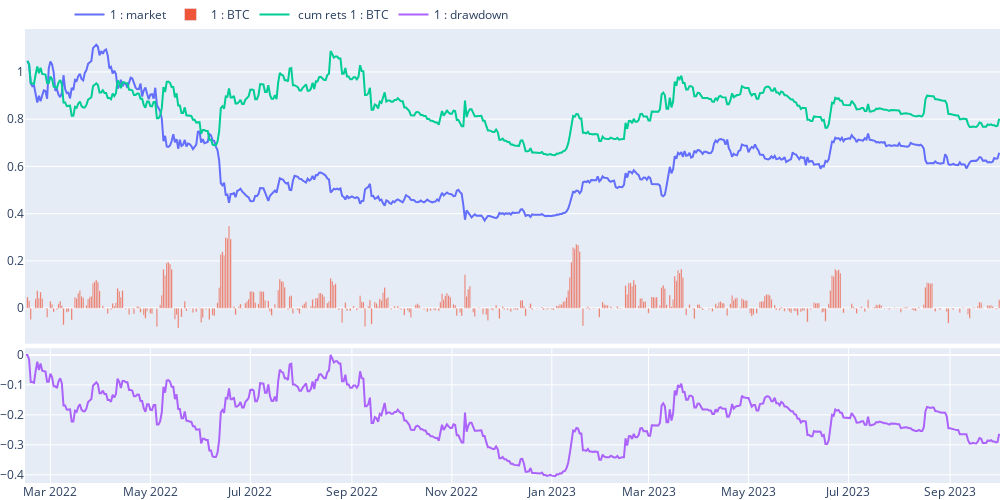
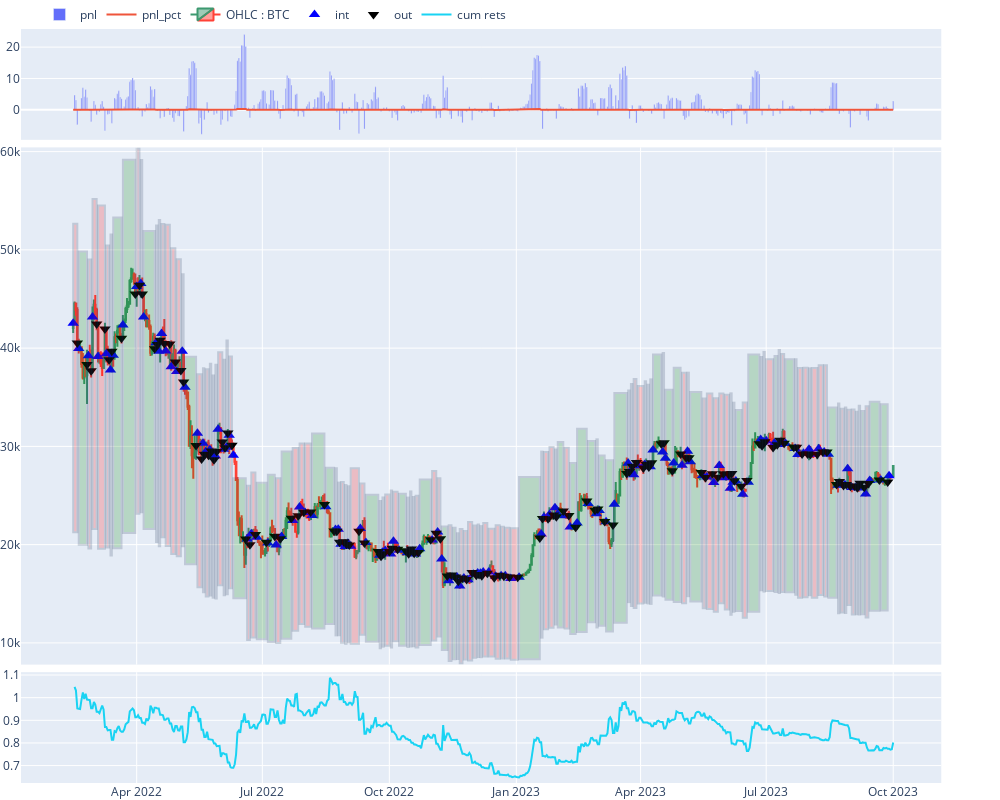

The code cell stored with these charts, in order, in its notebook:
### Code cell
AGENT[0].view_report()

### Figure 1 — Plotly figure (JSON) as saved in the notebook; plotly's stock layout.template omitted (floating-point values rounded to 4 significant figures; data arrays with more than 128 entries replaced by an {"elided": "..."} marker saying what was removed)
{"data": [{"name": "1 : market", "type": "scatter", "x": {"elided": "595 str values"}, "xaxis": "x", "y": {"elided": "595 float values"}, "yaxis": "y"}, {"name": "1 : BTC", "type": "bar", "x": {"elided": "595 str values"}, "xaxis": "x", "y": {"elided": "595 float values"}, "yaxis": "y"}, {"name": " cum rets 1 : BTC", "type": "scatter", "x": {"elided": "595 str values"}, "xaxis": "x", "y": {"elided": "595 float values"}, "yaxis": "y"}, {"name": "1 : drawdown", "type": "scatter", "x": {"elided": "595 str values"}, "xaxis": "x2", "y": {"elided": "595 float values"}, "yaxis": "y2"}], "layout": {"height": 500, "legend": {"orientation": "h", "x": 0.5, "xanchor": "right", "y": 1, "yanchor": "bottom"}, "margin": {"b": 0, "l": 10, "r": 0, "t": 0}, "width": 1000, "xaxis": {"anchor": "y", "domain": [0, 1], "matches": "x2", "showticklabels": false}, "xaxis2": {"anchor": "y2", "domain": [0, 1]}, "yaxis": {"anchor": "x", "domain": [0.307, 1]}, "yaxis2": {"anchor": "x2", "domain": [0, 0.297]}}}

### Figure 2 — Plotly figure (JSON) as saved in the notebook; plotly's stock layout.template omitted (floating-point values rounded to 4 significant figures; data arrays with more than 128 entries replaced by an {"elided": "..."} marker saying what was removed)
{"data": [{"name": "pnl", "type": "bar", "x": {"elided": "595 str values"}, "xaxis": "x", "y": {"elided": "595 float values"}, "yaxis": "y"}, {"name": "pnl_pct", "type": "scatter", "x": {"elided": "595 str values"}, "xaxis": "x", "y": {"elided": "595 float values"}, "yaxis": "y"}, {"close": {"elided": "595 float values"}, "high": {"elided": "595 float values"}, "low": {"elided": "595 float values"}, "name": "OHLC : BTC", "open": {"elided": "595 float values"}, "type": "candlestick", "x": {"elided": "595 str values"}, "xaxis": "x2", "yaxis": "y3"}, {"marker": {"color": "blue", "size": 10, "symbol": 5}, "mode": "markers", "name": "int", "type": "scatter", "x": {"elided": "144 str values"}, "xaxis": "x2", "y": {"elided": "144 float values"}, "yaxis": "y3"}, {"marker": {"color": "black", "size": 10, "symbol": 6}, "mode": "markers", "name": "out", "type": "scatter", "x": {"elided": "143 str values"}, "xaxis": "x2", "y": {"elided": "143 float values"}, "yaxis": "y3"}, {"name": "cum rets", "type": "scatter", "x": {"elided": "595 str values"}, "xaxis": "x3", "y": {"elided": "595 float values"}, "yaxis": "y5"}], "layout": {"height": 800, "legend": {"orientation": "h", "x": 0.5, "xanchor": "right", "y": 1, "yanchor": "bottom"}, "margin": {"b": 0, "l": 10, "r": 0, "t": 0}, "shapes": [{"fillcolor": "red", "opacity": 0.2, "x0": "2022-02-14T00:00:00", "x1": "2022-02-17T00:00:00", "xref": "x2", "y0": 21270.0, "y1": 52670.0, "yref": "y3"}, {"fillcolor": "green", "opacity": 0.2, "x0": "2022-02-18T00:00:00", "x1": "2022-02-24T00:00:00", "xref": "x2", "y0": 19990.0, "y1": 49830.0, "yref": "y3"}, {"fillcolor": "red", "opacity": 0.2, "x0": "2022-02-25T00:00:00", "x1": "2022-02-27T00:00:00", "xref": "x2", "y0": 19610.0, "y1": 49010.0, "yref": "y3"}, {"fillcolor": "red", "opacity": 0.2, "x0": "2022-02-28T00:00:00", "x1": "2022-03-03T00:00:00", "xref": "x2", "y0": 21580, "y1": 55190.0, "yref": "y3"}, {"fillcolor": "red", "opacity": 0.2, "x0": "2022-03-04T00:00:00", "x1": "2022-03-09T00:00:00", "xref": "x2", "y0": 19570.0, "y1": 54520.0, "yref": "y3"}, {"fillcolor": "red", "opacity": 0.2, "x0": "2022-03-10T00:00:00", "x1": "2022-03-12T00:00:00", "xref": "x2", "y0": 19711, "y1": 50450.0, "yref": "y3"}, {"fillcolor": "red", "opacity": 0.2, "x0": "2022-03-13T00:00:00", "x1": "2022-03-14T00:00:00", "xref": "x2", "y0": 18890.0, "y1": 51570.0, "yref": "y3"}, {"fillcolor": "green", "opacity": 0.2, "x0": "2022-03-15T00:00:00", "x1": "2022-03-21T00:00:00", "xref": "x2", "y0": 19640.0, "y1": 53300.0, "yref": "y3"}, {"fillcolor": "green", "opacity": 0.2, "x0": "2022-03-22T00:00:00", "x1": "2022-03-31T00:00:00", "xref": "x2", "y0": 21180.0, "y1": 59160.0, "yref": "y3"}, {"fillcolor": "red", "opacity": 0.2, "x0": "2022-04-01T00:00:00", "x1": "2022-04-03T00:00:00", "xref": "x2", "y0": 23140.0, "y1": 60330.0, "yref": "y3"}, {"fillcolor": "red", "opacity": 0.2, "x0": "2022-04-04T00:00:00", "x1": "2022-04-05T00:00:00", "xref": "x2", "y0": 23290.0, "y1": 59150.0, "yref": "y3"}, {"fillcolor": "green", "opacity": 0.2, "x0": "2022-04-06T00:00:00", "x1": "2022-04-14T00:00:00", "xref": "x2", "y0": 21590.0, "y1": 51930.0, "yref": "y3"}, {"fillcolor": "red", "opacity": 0.2, "x0": "2022-04-15T00:00:00", "x1": "2022-04-16T00:00:00", "xref": "x2", "y0": 20280.0, "y1": 52490.0, "yref": "y3"}, {"fillcolor": "red", "opacity": 0.2, "x0": "2022-04-17T00:00:00", "x1": "2022-04-18T00:00:00", "xref": "x2", "y0": 19840.0, "y1": 53040.0, "yref": "y3"}, {"fillcolor": "red", "opacity": 0.2, "x0": "2022-04-19T00:00:00", "x1": "2022-04-21T00:00:00", "xref": "x2", "y0": 20750.0, "y1": 52620.0, "yref": "y3"}, {"fillcolor": "red", "opacity": 0.2, "x0": "2022-04-22T00:00:00", "x1": "2022-04-25T00:00:00", "xref": "x2", "y0": 19850.0, "y1": 52550.0, "yref": "y3"}, {"fillcolor": "red", "opacity": 0.2, "x0": "2022-04-26T00:00:00", "x1": "2022-04-29T00:00:00", "xref": "x2", "y0": 19060.0, "y1": 50170.0, "yref": "y3"}, {"fillcolor": "red", "opacity": 0.2, "x0": "2022-04-30T00:00:00", "x1": "2022-05-03T00:00:00", "xref": "x2", "y0": 18820.0, "y1": 49050.0, "yref": "y3"}, {"fillcolor": "red", "opacity": 0.2, "x0": "2022-05-04T00:00:00", "x1": "2022-05-05T00:00:00", "xref": "x2", "y0": 19845, "y1": 47520.0, "yref": "y3"}, {"fillcolor": "green", "opacity": 0.2, "x0": "2022-05-06T00:00:00", "x1": "2022-05-14T00:00:00", "xref": "x2", "y0": 18010.0, "y1": 39110.0, "yref": "y3"}, {"fillcolor": "red", "opacity": 0.2, "x0": "2022-05-15T00:00:00", "x1": "2022-05-18T00:00:00", "xref": "x2", "y0": 15660.0, "y1": 37330.0, "yref": "y3"}, {"fillcolor": "red", "opacity": 0.2, "x0": "2022-05-19T00:00:00", "x1": "2022-05-20T00:00:00", "xref": "x2", "y0": 15160.0, "y1": 37960.0, "yref": "y3"}, {"fillcolor": "red", "opacity": 0.2, "x0": "2022-05-21T00:00:00", "x1": "2022-05-23T00:00:00", "xref": "x2", "y0": 14720.0, "y1": 37840.0, "yref": "y3"}, {"fillcolor": "red", "opacity": 0.2, "x0": "2022-05-24T00:00:00", "x1": "2022-05-25T00:00:00", "xref": "x2", "y0": 14830.0, "y1": 38400.0, "yref": "y3"}, {"fillcolor": "red", "opacity": 0.2, "x0": "2022-05-26T00:00:00", "x1": "2022-05-27T00:00:00", "xref": "x2", "y0": 14600.0, "y1": 37220.0, "yref": "y3"}, {"fillcolor": "red", "opacity": 0.2, "x0": "2022-05-28T00:00:00", "x1": "2022-05-29T00:00:00", "xref": "x2", "y0": 14520.0, "y1": 38310.0, "yref": "y3"}, {"fillcolor": "red", "opacity": 0.2, "x0": "2022-05-30T00:00:00", "x1": "2022-06-02T00:00:00", "xref": "x2", "y0": 15870.0, "y1": 39590.0, "yref": "y3"}, {"fillcolor": "red", "opacity": 0.2, "x0": "2022-06-03T00:00:00", "x1": "2022-06-04T00:00:00", "xref": "x2", "y0": 14850.0, "y1": 38820.0, "yref": "y3"}, {"fillcolor": "red", "opacity": 0.2, "x0": "2022-06-05T00:00:00", "x1": "2022-06-06T00:00:00", "xref": "x2", "y0": 14960.0, "y1": 40790.0, "yref": "y3"}, {"fillcolor": "red", "opacity": 0.2, "x0": "2022-06-07T00:00:00", "x1": "2022-06-09T00:00:00", "xref": "x2", "y0": 15560.0, "y1": 39140.0, "yref": "y3"}, {"fillcolor": "green", "opacity": 0.2, "x0": "2022-06-10T00:00:00", "x1": "2022-06-19T00:00:00", "xref": "x2", "y0": 14550.0, "y1": 26750.0, "yref": "y3"}, {"fillcolor": "red", "opacity": 0.2, "x0": "2022-06-20T00:00:00", "x1": "2022-06-22T00:00:00", "xref": "x2", "y0": 10290.0, "y1": 25980.0, "yref": "y3"}, {"fillcolor": "red", "opacity": 0.2, "x0": "2022-06-23T00:00:00", "x1": "2022-06-26T00:00:00", "xref": "x2", "y0": 10560.0, "y1": 27350.0, "yref": "y3"}, {"fillcolor": "green", "opacity": 0.2, "x0": "2022-06-27T00:00:00", "x1": "2022-07-04T00:00:00", "xref": "x2", "y0": 10370.0, "y1": 26310.0, "yref": "y3"}, {"fillcolor": "green", "opacity": 0.2, "x0": "2022-07-05T00:00:00", "x1": "2022-07-10T00:00:00", "xref": "x2", "y0": 10090.0, "y1": 27120.0, "yref": "y3"}, {"fillcolor": "red", "opacity": 0.2, "x0": "2022-07-11T00:00:00", "x1": "2022-07-14T00:00:00", "xref": "x2", "y0": 9982.0, "y1": 26770.0, "yref": "y3"}, {"fillcolor": "green", "opacity": 0.2, "x0": "2022-07-15T00:00:00", "x1": "2022-07-22T00:00:00", "xref": "x2", "y0": 10420.0, "y1": 29490.0, "yref": "y3"}, {"fillcolor": "red", "opacity": 0.2, "x0": "2022-07-23T00:00:00", "x1": "2022-07-27T00:00:00", "xref": "x2", "y0": 11230.0, "y1": 29840.0, "yref": "y3"}, {"fillcolor": "red", "opacity": 0.2, "x0": "2022-07-28T00:00:00", "x1": "2022-07-31T00:00:00", "xref": "x2", "y0": 11920.0, "y1": 30280.0, "yref": "y3"}, {"fillcolor": "red", "opacity": 0.2, "x0": "2022-08-01T00:00:00", "x1": "2022-08-05T00:00:00", "xref": "x2", "y0": 11630.0, "y1": 30310.0, "yref": "y3"}, {"fillcolor": "green", "opacity": 0.2, "x0": "2022-08-06T00:00:00", "x1": "2022-08-15T00:00:00", "xref": "x2", "y0": 11480.0, "y1": 31320.0, "yref": "y3"}, {"fillcolor": "green", "opacity": 0.2, "x0": "2022-08-16T00:00:00", "x1": "2022-08-22T00:00:00", "xref": "x2", "y0": 11930.0, "y1": 27820.0, "yref": "y3"}, {"fillcolor": "red", "opacity": 0.2, "x0": "2022-08-23T00:00:00", "x1": "2022-08-24T00:00:00", "xref": "x2", "y0": 10760.0, "y1": 27780.0, "yref": "y3"}, {"fillcolor": "red", "opacity": 0.2, "x0": "2022-08-25T00:00:00", "x1": "2022-08-26T00:00:00", "xref": "x2", "y0": 10780.0, "y1": 26310.0, "yref": "y3"}, {"fillcolor": "red", "opacity": 0.2, "x0": "2022-08-27T00:00:00", "x1": "2022-08-29T00:00:00", "xref": "x2", "y0": 10020.0, "y1": 26370.0, "yref": "y3"}, {"fillcolor": "red", "opacity": 0.2, "x0": "2022-08-30T00:00:00", "x1": "2022-08-31T00:00:00", "xref": "x2", "y0": 9906.0, "y1": 26070.0, "yref": "y3"}, {"fillcolor": "green", "opacity": 0.2, "x0": "2022-09-01T00:00:00", "x1": "2022-09-02T00:00:00", "xref": "x2", "y0": 10070.0, "y1": 25940.0, "yref": "y3"}, {"fillcolor": "red", "opacity": 0.2, "x0": "2022-09-03T00:00:00", "x1": "2022-09-09T00:00:00", "xref": "x2", "y0": 9916.0, "y1": 27770.0, "yref": "y3"}, {"fillcolor": "red", "opacity": 0.2, "x0": "2022-09-10T00:00:00", "x1": "2022-09-13T00:00:00", "xref": "x2", "y0": 10820.0, "y1": 26230.0, "yref": "y3"}, {"fillcolor": "green", "opacity": 0.2, "x0": "2022-09-14T00:00:00", "x1": "2022-09-23T00:00:00", "xref": "x2", "y0": 10110.0, "y1": 25080.0, "yref": "y3"}, {"fillcolor": "red", "opacity": 0.2, "x0": "2022-09-24T00:00:00", "x1": "2022-09-25T00:00:00", "xref": "x2", "y0": 9460.0, "y1": 24450.0, "yref": "y3"}, {"fillcolor": "green", "opacity": 0.2, "x0": "2022-09-26T00:00:00", "x1": "2022-09-27T00:00:00", "xref": "x2", "y0": 9614.0, "y1": 24800.0, "yref": "y3"}, {"fillcolor": "red", "opacity": 0.2, "x0": "2022-09-28T00:00:00", "x1": "2022-10-01T00:00:00", "xref": "x2", "y0": 9706.0, "y1": 25100.0, "yref": "y3"}, {"fillcolor": "red", "opacity": 0.2, "x0": "2022-10-02T00:00:00", "x1": "2022-10-03T00:00:00", "xref": "x2", "y0": 9528.0, "y1": 25520.0, "yref": "y3"}, {"fillcolor": "red", "opacity": 0.2, "x0": "2022-10-04T00:00:00", "x1": "2022-10-07T00:00:00", "xref": "x2", "y0": 10170.0, "y1": 25390.0, "yref": "y3"}, {"fillcolor": "green", "opacity": 0.2, "x0": "2022-10-08T00:00:00", "x1": "2022-10-13T00:00:00", "xref": "x2", "y0": 9709.0, "y1": 25190.0, "yref": "y3"}, {"fillcolor": "red", "opacity": 0.2, "x0": "2022-10-14T00:00:00", "x1": "2022-10-15T00:00:00", "xref": "x2", "y0": 9588.0, "y1": 24790.0, "yref": "y3"}, {"fillcolor": "red", "opacity": 0.2, "x0": "2022-10-16T00:00:00", "x1": "2022-10-17T00:00:00", "xref": "x2", "y0": 9631.0, "y1": 25410.0, "yref": "y3"}, {"fillcolor": "red", "opacity": 0.2, "x0": "2022-10-18T00:00:00", "x1": "2022-10-19T00:00:00", "xref": "x2", "y0": 9664.0, "y1": 24860.0, "yref": "y3"}, {"fillcolor": "red", "opacity": 0.2, "x0": "2022-10-20T00:00:00", "x1": "2022-10-22T00:00:00", "xref": "x2", "y0": 9521.0, "y1": 24970.0, "yref": "y3"}, {"fillcolor": "green", "opacity": 0.2, "x0": "2022-10-23T00:00:00", "x1": "2022-10-31T00:00:00", "xref": "x2", "y0": 9785.0, "y1": 26640.0, "yref": "y3"}, {"fillcolor": "red", "opacity": 0.2, "x0": "2022-11-01T00:00:00", "x1": "2022-11-04T00:00:00", "xref": "x2", "y0": 10240.0, "y1": 27490.0, "yref": "y3"}, {"fillcolor": "red", "opacity": 0.2, "x0": "2022-11-05T00:00:00", "x1": "2022-11-07T00:00:00", "xref": "x2", "y0": 10650.0, "y1": 26770.0, "yref": "y3"}, {"fillcolor": "green", "opacity": 0.2, "x0": "2022-11-08T00:00:00", "x1": "2022-11-12T00:00:00", "xref": "x2", "y0": 9274.0, "y1": 21860.0, "yref": "y3"}, {"fillcolor": "red", "opacity": 0.2, "x0": "2022-11-13T00:00:00", "x1": "2022-11-15T00:00:00", "xref": "x2", "y0": 8165.0, "y1": 21970.0, "yref": "y3"}, {"fillcolor": "green", "opacity": 0.2, "x0": "2022-11-16T00:00:00", "x1": "2022-11-18T00:00:00", "xref": "x2", "y0": 8331.0, "y1": 21710.0, "yref": "y3"}, {"fillcolor": "red", "opacity": 0.2, "x0": "2022-11-19T00:00:00", "x1": "2022-11-20T00:00:00", "xref": "x2", "y0": 8350.0, "y1": 21160.0, "yref": "y3"}, {"fillcolor": "red", "opacity": 0.2, "x0": "2022-11-21T00:00:00", "x1": "2022-11-23T00:00:00", "xref": "x2", "y0": 7891.0, "y1": 21580.0, "yref": "y3"}, {"fillcolor": "red", "opacity": 0.2, "x0": "2022-11-24T00:00:00", "x1": "2022-11-26T00:00:00", "xref": "x2", "y0": 8299.0, "y1": 21400.0, "yref": "y3"}, {"fillcolor": "red", "opacity": 0.2, "x0": "2022-11-27T00:00:00", "x1": "2022-11-30T00:00:00", "xref": "x2", "y0": 8214.0, "y1": 22310.0, "yref": "y3"}, {"fillcolor": "red", "opacity": 0.2, "x0": "2022-12-01T00:00:00", "x1": "2022-12-03T00:00:00", "xref": "x2", "y0": 8489.0, "y1": 21950.0, "yref": "y3"}, {"fillcolor": "red", "opacity": 0.2, "x0": "2022-12-04T00:00:00", "x1": "2022-12-05T00:00:00", "xref": "x2", "y0": 8553.0, "y1": 22060.0, "yref": "y3"}, {"fillcolor": "red", "opacity": 0.2, "x0": "2022-12-06T00:00:00", "x1": "2022-12-07T00:00:00", "xref": "x2", "y0": 8544.0, "y1": 21890.0, "yref": "y3"}, {"fillcolor": "red", "opacity": 0.2, "x0": "2022-12-08T00:00:00", "x1": "2022-12-11T00:00:00", "xref": "x2", "y0": 8612.0, "y1": 22210.0, "yref": "y3"}, {"fillcolor": "red", "opacity": 0.2, "x0": "2022-12-12T00:00:00", "x1": "2022-12-16T00:00:00", "xref": "x2", "y0": 8605.0, "y1": 21620.0, "yref": "y3"}, {"fillcolor": "red", "opacity": 0.2, "x0": "2022-12-17T00:00:00", "x1": "2022-12-20T00:00:00", "xref": "x2", "y0": 8388.0, "y1": 21960.0, "yref": "y3"}, {"fillcolor": "red", "opacity": 0.2, "x0": "2022-12-21T00:00:00", "x1": "2022-12-23T00:00:00", "xref": "x2", "y0": 8412.0, "y1": 21810.0, "yref": "y3"}, {"fillcolor": "red", "opacity": 0.2, "x0": "2022-12-24T00:00:00", "x1": "2022-12-27T00:00:00", "xref": "x2", "y0": 8418.0, "y1": 21720.0, "yref": "y3"}, {"fillcolor": "red", "opacity": 0.2, "x0": "2022-12-28T00:00:00", "x1": "2023-01-02T00:00:00", "xref": "x2", "y0": 8274.0, "y1": 21670.0, "yref": "y3"}, {"fillcolor": "green", "opacity": 0.2, "x0": "2023-01-03T00:00:00", "x1": "2023-01-18T00:00:00", "xref": "x2", "y0": 8338.0, "y1": 26880.0, "yref": "y3"}, {"fillcolor": "red", "opacity": 0.2, "x0": "2023-01-19T00:00:00", "x1": "2023-01-20T00:00:00", "xref": "x2", "y0": 10540.0, "y1": 29470.0, "yref": "y3"}, {"fillcolor": "red", "opacity": 0.2, "x0": "2023-01-21T00:00:00", "x1": "2023-01-24T00:00:00", "xref": "x2", "y0": 11390.0, "y1": 29420.0, "yref": "y3"}, {"fillcolor": "red", "opacity": 0.2, "x0": "2023-01-25T00:00:00", "x1": "2023-01-28T00:00:00", "xref": "x2", "y0": 11530.0, "y1": 29930.0, "yref": "y3"}, {"fillcolor": "red", "opacity": 0.2, "x0": "2023-01-29T00:00:00", "x1": "2023-01-30T00:00:00", "xref": "x2", "y0": 11870.0, "y1": 29670.0, "yref": "y3"}, {"fillcolor": "green", "opacity": 0.2, "x0": "2023-01-31T00:00:00", "x1": "2023-02-04T00:00:00", "xref": "x2", "y0": 11560.0, "y1": 30440.0, "yref": "y3"}, {"fillcolor": "red", "opacity": 0.2, "x0": "2023-02-05T00:00:00", "x1": "2023-02-08T00:00:00", "xref": "x2", "y0": 11470.0, "y1": 29850.0, "yref": "y3"}, {"fillcolor": "green", "opacity": 0.2, "x0": "2023-02-09T00:00:00", "x1": "2023-02-13T00:00:00", "xref": "x2", "y0": 10900.0, "y1": 28310.0, "yref": "y3"}, {"fillcolor": "green", "opacity": 0.2, "x0": "2023-02-14T00:00:00", "x1": "2023-02-21T00:00:00", "xref": "x2", "y0": 11100.0, "y1": 31790.0, "yref": "y3"}, {"fillcolor": "green", "opacity": 0.2, "x0": "2023-02-22T00:00:00", "x1": "2023-02-27T00:00:00", "xref": "x2", "y0": 12090.0, "y1": 30540.0, "yref": "y3"}, {"fillcolor": "red", "opacity": 0.2, "x0": "2023-02-28T00:00:00", "x1": "2023-03-01T00:00:00", "xref": "x2", "y0": 11570.0, "y1": 30720.0, "yref": "y3"}, {"fillcolor": "green", "opacity": 0.2, "x0": "2023-03-02T00:00:00", "x1": "2023-03-06T00:00:00", "xref": "x2", "y0": 11730.0, "y1": 29070.0, "yref": "y3"}, {"fillcolor": "green", "opacity": 0.2, "x0": "2023-03-07T00:00:00", "x1": "2023-03-12T00:00:00", "xref": "x2", "y0": 11160.0, "y1": 28600.0, "yref": "y3"}, {"fillcolor": "green", "opacity": 0.2, "x0": "2023-03-13T00:00:00", "x1": "2023-03-22T00:00:00", "xref": "x2", "y0": 12060.0, "y1": 35430.0, "yref": "y3"}, {"fillcolor": "red", "opacity": 0.2, "x0": "2023-03-23T00:00:00", "x1": "2023-03-24T00:00:00", "xref": "x2", "y0": 14150.0, "y1": 35690.0, "yref": "y3"}, {"fillcolor": "green", "opacity": 0.2, "x0": "2023-03-25T00:00:00", "x1": "2023-03-26T00:00:00", "xref": "x2", "y0": 13770.0, "y1": 36360.0, "yref": "y3"}, {"fillcolor": "red", "opacity": 0.2, "x0": "2023-03-27T00:00:00", "x1": "2023-03-29T00:00:00", "xref": "x2", "y0": 13560.0, "y1": 36850.0, "yref": "y3"}, {"fillcolor": "red", "opacity": 0.2, "x0": "2023-03-30T00:00:00", "x1": "2023-04-03T00:00:00", "xref": "x2", "y0": 14010.0, "y1": 36140, "yref": "y3"}, {"fillcolor": "red", "opacity": 0.2, "x0": "2023-04-04T00:00:00", "x1": "2023-04-05T00:00:00", "xref": "x2", "y0": 14080.0, "y1": 36620.0, "yref": "y3"}, {"fillcolor": "red", "opacity": 0.2, "x0": "2023-04-06T00:00:00", "x1": "2023-04-07T00:00:00", "xref": "x2", "y0": 14020.0, "y1": 36280.0, "yref": "y3"}, {"fillcolor": "red", "opacity": 0.2, "x0": "2023-04-08T00:00:00", "x1": "2023-04-09T00:00:00", "xref": "x2", "y0": 13970.0, "y1": 36820.0, "yref": "y3"}, {"fillcolor": "green", "opacity": 0.2, "x0": "2023-04-10T00:00:00", "x1": "2023-04-16T00:00:00", "xref": "x2", "y0": 14820.0, "y1": 39350.0, "yref": "y3"}, {"fillcolor": "red", "opacity": 0.2, "x0": "2023-04-17T00:00:00", "x1": "2023-04-18T00:00:00", "xref": "x2", "y0": 14720.0, "y1": 39490.0, "yref": "y3"}, {"fillcolor": "green", "opacity": 0.2, "x0": "2023-04-19T00:00:00", "x1": "2023-04-24T00:00:00", "xref": "x2", "y0": 14400.0, "y1": 35760.0, "yref": "y3"}, {"fillcolor": "green", "opacity": 0.2, "x0": "2023-04-25T00:00:00", "x1": "2023-04-30T00:00:00", "xref": "x2", "y0": 14150.0, "y1": 38000.0, "yref": "y3"}, {"fillcolor": "red", "opacity": 0.2, "x0": "2023-05-01T00:00:00", "x1": "2023-05-04T00:00:00", "xref": "x2", "y0": 14030.0, "y1": 37490.0, "yref": "y3"}, {"fillcolor": "red", "opacity": 0.2, "x0": "2023-05-05T00:00:00", "x1": "2023-05-06T00:00:00", "xref": "x2", "y0": 14750.0, "y1": 37500.0, "yref": "y3"}, {"fillcolor": "green", "opacity": 0.2, "x0": "2023-05-07T00:00:00", "x1": "2023-05-15T00:00:00", "xref": "x2", "y0": 14220.0, "y1": 35550.0, "yref": "y3"}, {"fillcolor": "red", "opacity": 0.2, "x0": "2023-05-16T00:00:00", "x1": "2023-05-18T00:00:00", "xref": "x2", "y0": 13520.0, "y1": 34870.0, "yref": "y3"}, {"fillcolor": "red", "opacity": 0.2, "x0": "2023-05-19T00:00:00", "x1": "2023-05-23T00:00:00", "xref": "x2", "y0": 13440.0, "y1": 35390.0, "yref": "y3"}, {"fillcolor": "red", "opacity": 0.2, "x0": "2023-05-24T00:00:00", "x1": "2023-05-27T00:00:00", "xref": "x2", "y0": 13160.0, "y1": 34910.0, "yref": "y3"}, {"fillcolor": "red", "opacity": 0.2, "x0": "2023-05-28T00:00:00", "x1": "2023-05-31T00:00:00", "xref": "x2", "y0": 14030.0, "y1": 35370.0, "yref": "y3"}, {"fillcolor": "red", "opacity": 0.2, "x0": "2023-06-01T00:00:00", "x1": "2023-06-04T00:00:00", "xref": "x2", "y0": 13410.0, "y1": 35250.0, "yref": "y3"}, {"fillcolor": "red", "opacity": 0.2, "x0": "2023-06-05T00:00:00", "x1": "2023-06-06T00:00:00", "xref": "x2", "y0": 12860.0, "y1": 35400.0, "yref": "y3"}, {"fillcolor": "red", "opacity": 0.2, "x0": "2023-06-07T00:00:00", "x1": "2023-06-08T00:00:00", "xref": "x2", "y0": 13170.0, "y1": 34450.0, "yref": "y3"}, {"fillcolor": "green", "opacity": 0.2, "x0": "2023-06-09T00:00:00", "x1": "2023-06-13T00:00:00", "xref": "x2", "y0": 13240.0, "y1": 33710.0, "yref": "y3"}, {"fillcolor": "red", "opacity": 0.2, "x0": "2023-06-14T00:00:00", "x1": "2023-06-17T00:00:00", "xref": "x2", "y0": 12560.0, "y1": 34470.0, "yref": "y3"}, {"fillcolor": "green", "opacity": 0.2, "x0": "2023-06-18T00:00:00", "x1": "2023-06-26T00:00:00", "xref": "x2", "y0": 13170.0, "y1": 39350.0, "yref": "y3"}, {"fillcolor": "red", "opacity": 0.2, "x0": "2023-06-27T00:00:00", "x1": "2023-06-28T00:00:00", "xref": "x2", "y0": 15350.0, "y1": 39100.0, "yref": "y3"}, {"fillcolor": "green", "opacity": 0.2, "x0": "2023-06-29T00:00:00", "x1": "2023-06-30T00:00:00", "xref": "x2", "y0": 15220.0, "y1": 39610.0, "yref": "y3"}, {"fillcolor": "red", "opacity": 0.2, "x0": "2023-07-01T00:00:00", "x1": "2023-07-06T00:00:00", "xref": "x2", "y0": 15290.0, "y1": 38860.0, "yref": "y3"}, {"fillcolor": "green", "opacity": 0.2, "x0": "2023-07-07T00:00:00", "x1": "2023-07-09T00:00:00", "xref": "x2", "y0": 15170.0, "y1": 39210.0, "yref": "y3"}, {"fillcolor": "red", "opacity": 0.2, "x0": "2023-07-10T00:00:00", "x1": "2023-07-11T00:00:00", "xref": "x2", "y0": 15090.0, "y1": 39810.0, "yref": "y3"}, {"fillcolor": "red", "opacity": 0.2, "x0": "2023-07-12T00:00:00", "x1": "2023-07-14T00:00:00", "xref": "x2", "y0": 15190, "y1": 39410.0, "yref": "y3"}, {"fillcolor": "green", "opacity": 0.2, "x0": "2023-07-15T00:00:00", "x1": "2023-07-21T00:00:00", "xref": "x2", "y0": 15140.0, "y1": 38870.0, "yref": "y3"}, {"fillcolor": "red", "opacity": 0.2, "x0": "2023-07-22T00:00:00", "x1": "2023-07-23T00:00:00", "xref": "x2", "y0": 14897, "y1": 38870.0, "yref": "y3"}, {"fillcolor": "red", "opacity": 0.2, "x0": "2023-07-24T00:00:00", "x1": "2023-07-27T00:00:00", "xref": "x2", "y0": 14590.0, "y1": 37990.0, "yref": "y3"}, {"fillcolor": "red", "opacity": 0.2, "x0": "2023-07-28T00:00:00", "x1": "2023-07-31T00:00:00", "xref": "x2", "y0": 14660.0, "y1": 38000.0, "yref": "y3"}, {"fillcolor": "red", "opacity": 0.2, "x0": "2023-08-01T00:00:00", "x1": "2023-08-02T00:00:00", "xref": "x2", "y0": 14850.0, "y1": 37940.0, "yref": "y3"}, {"fillcolor": "red", "opacity": 0.2, "x0": "2023-08-03T00:00:00", "x1": "2023-08-07T00:00:00", "xref": "x2", "y0": 14600.0, "y1": 37970.0, "yref": "y3"}, {"fillcolor": "red", "opacity": 0.2, "x0": "2023-08-08T00:00:00", "x1": "2023-08-11T00:00:00", "xref": "x2", "y0": 14890.0, "y1": 38250.0, "yref": "y3"}, {"fillcolor": "red", "opacity": 0.2, "x0": "2023-08-12T00:00:00", "x1": "2023-08-14T00:00:00", "xref": "x2", "y0": 14720.0, "y1": 38260.0, "yref": "y3"}, {"fillcolor": "green", "opacity": 0.2, "x0": "2023-08-15T00:00:00", "x1": "2023-08-21T00:00:00", "xref": "x2", "y0": 14600, "y1": 33960.0, "yref": "y3"}, {"fillcolor": "red", "opacity": 0.2, "x0": "2023-08-22T00:00:00", "x1": "2023-08-23T00:00:00", "xref": "x2", "y0": 13028, "y1": 34360.0, "yref": "y3"}, {"fillcolor": "red", "opacity": 0.2, "x0": "2023-08-24T00:00:00", "x1": "2023-08-26T00:00:00", "xref": "x2", "y0": 13090.0, "y1": 33820.0, "yref": "y3"}, {"fillcolor": "red", "opacity": 0.2, "x0": "2023-08-27T00:00:00", "x1": "2023-08-28T00:00:00", "xref": "x2", "y0": 13050.0, "y1": 33956, "yref": "y3"}, {"fillcolor": "red", "opacity": 0.2, "x0": "2023-08-29T00:00:00", "x1": "2023-08-31T00:00:00", "xref": "x2", "y0": 13860.0, "y1": 33720.0, "yref": "y3"}, {"fillcolor": "red", "opacity": 0.2, "x0": "2023-09-01T00:00:00", "x1": "2023-09-03T00:00:00", "xref": "x2", "y0": 12900.0, "y1": 33760.0, "yref": "y3"}, {"fillcolor": "red", "opacity": 0.2, "x0": "2023-09-04T00:00:00", "x1": "2023-09-05T00:00:00", "xref": "x2", "y0": 12910.0, "y1": 33530.0, "yref": "y3"}, {"fillcolor": "red", "opacity": 0.2, "x0": "2023-09-06T00:00:00", "x1": "2023-09-07T00:00:00", "xref": "x2", "y0": 12880.0, "y1": 34130.0, "yref": "y3"}, {"fillcolor": "green", "opacity": 0.2, "x0": "2023-09-08T00:00:00", "x1": "2023-09-10T00:00:00", "xref": "x2", "y0": 12910.0, "y1": 33590.0, "yref": "y3"}, {"fillcolor": "red", "opacity": 0.2, "x0": "2023-09-11T00:00:00", "x1": "2023-09-13T00:00:00", "xref": "x2", "y0": 12580.0, "y1": 34090.0, "yref": "y3"}, {"fillcolor": "green", "opacity": 0.2, "x0": "2023-09-14T00:00:00", "x1": "2023-09-21T00:00:00", "xref": "x2", "y0": 13260.0, "y1": 34540.0, "yref": "y3"}, {"fillcolor": "green", "opacity": 0.2, "x0": "2023-09-22T00:00:00", "x1": "2023-09-27T00:00:00", "xref": "x2", "y0": 13290.0, "y1": 34280.0, "yref": "y3"}], "width": 1000, "xaxis": {"anchor": "y", "domain": [0, 0.94], "matches": "x3", "rangeslider": {"visible": false}, "showticklabels": false}, "xaxis2": {"anchor": "y3", "domain": [0, 0.94], "matches": "x3", "rangeslider": {"visible": false}, "showticklabels": false}, "xaxis3": {"anchor": "y5", "domain": [0, 0.94], "rangeslider": {"visible": false}}, "yaxis": {"anchor": "x", "domain": [0.853, 1]}, "yaxis2": {"anchor": "x", "overlaying": "y", "side": "right"}, "yaxis3": {"anchor": "x2", "domain": [0.157, 0.843]}, "yaxis4": {"anchor": "x2", "overlaying": "y3", "side": "right"}, "yaxis5": {"anchor": "x3", "domain": [0, 0.147]}, "yaxis6": {"anchor": "x3", "overlaying": "y5", "side": "right"}}}
